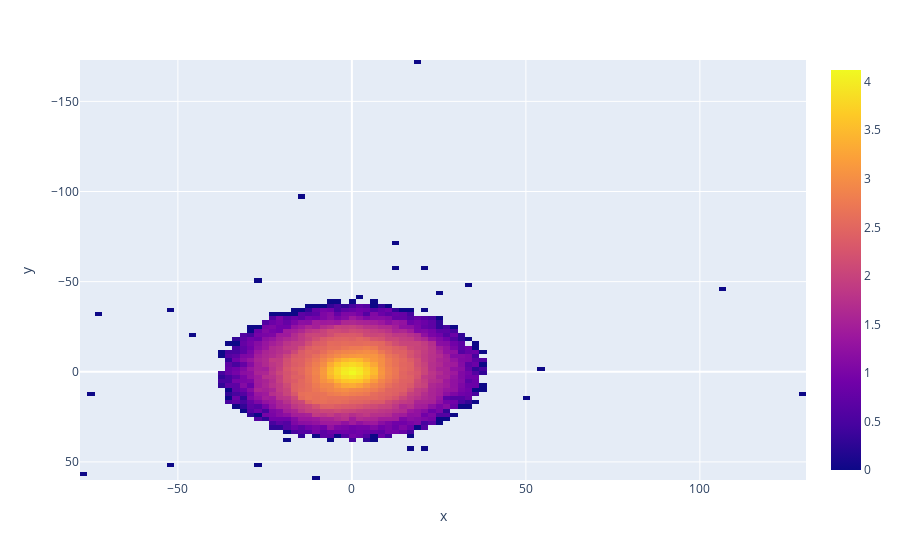

This figure's notebook cell:
### Code cell
fig.update_xaxes(autorange=True)
